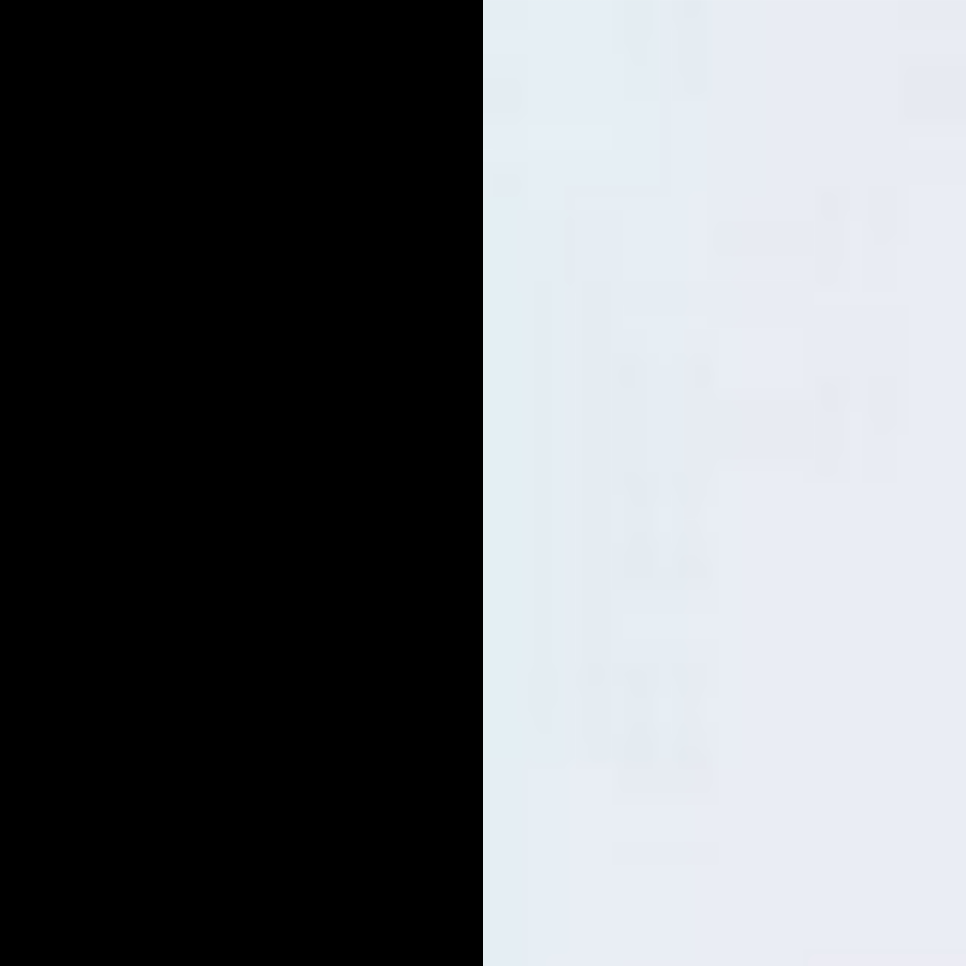
#> input picture image_1.jpg, 2898 x 2898 px (shown at 1/3 size)
$ python bitwise_operators.py
#> lines starting #> are read from the running program, lines starting #| are printed output that depends on the picture; after the words box and inside, x2 and y2 are one past the last pixel; in counts of white or black regions, pixels touching at a corner belong together
import cv2
import numpy as np
img1 = np.zeros((512, 512, 3), np.uint8)
img1 = cv2.rectangle(img1, (200,0), (300,100), (255,255,255), -1)
img2= cv2.imread('image_1.jpg')
#> img2 is the input picture: shape (2898, 2898, 3); mean B, G, R 121.6, 118.5, 115.9
img2 = cv2.resize(img2, (512,512))
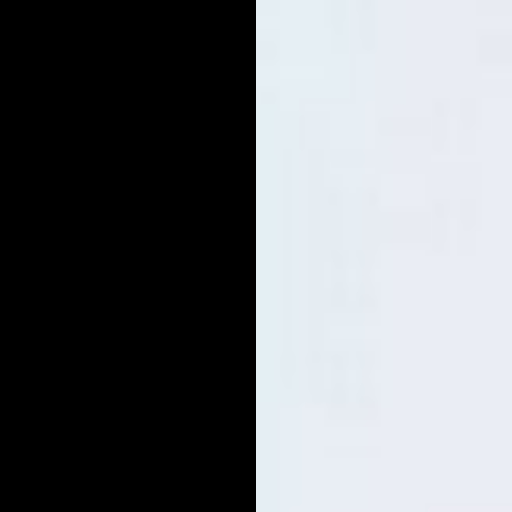
#> img2: shape (512, 512, 3); mean B, G, R 121.6, 118.5, 115.9
cv2.imshow('image1', img1)
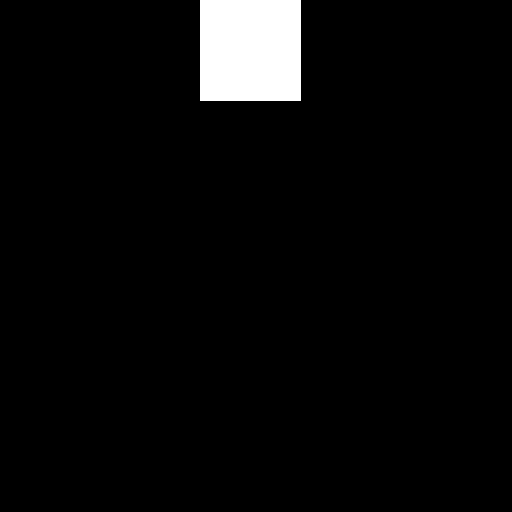
#> window 'image1': shape (512, 512, 3); 3.9% white; 1 white region, box (x1, y1, x2, y2) and area: (200, 0, 301, 101) 10201
cv2.imshow('image2', img2)
bit_and= cv2.bitwise_and(img2,img1)
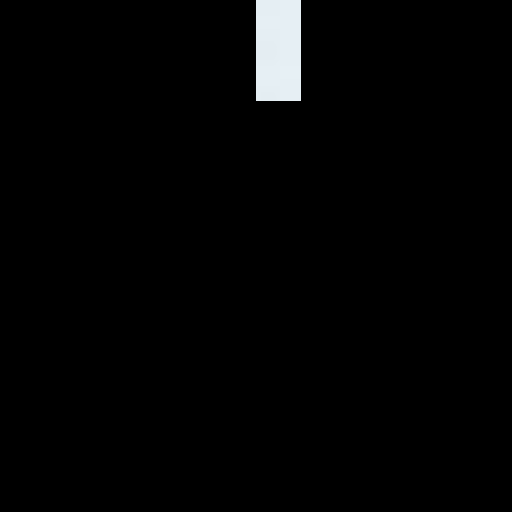
#> bit_and: shape (512, 512, 3); mean B, G, R 4.2, 4.1, 4
bit_or= cv2.bitwise_or(img2,img1)
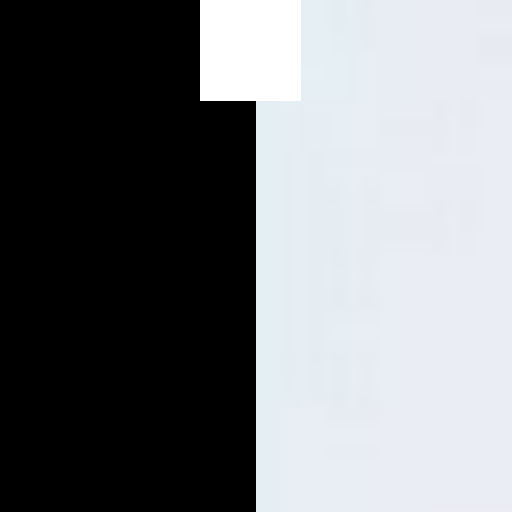
#> bit_or: shape (512, 512, 3); mean B, G, R 127.3, 124.3, 121.8
bit_xor= cv2.bitwise_xor(img2,img1)
bit_not1= cv2.bitwise_not(img1)
bit_not2= cv2.bitwise_not(img2)
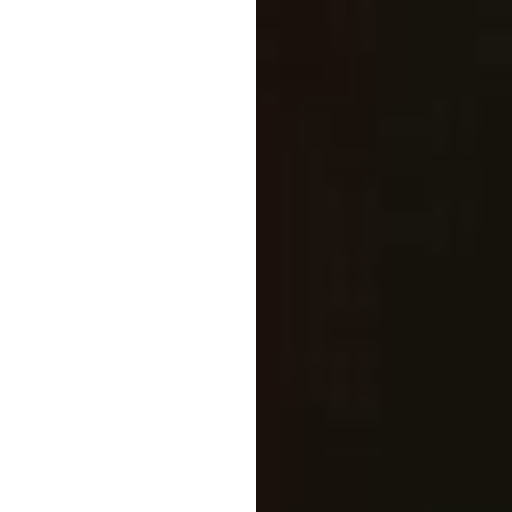
#> bit_not2: shape (512, 512, 3); mean B, G, R 133.4, 136.5, 139.1


cv2.imshow('and', bit_and)
cv2.imshow('or', bit_or)
cv2.imshow('xor', bit_xor)
cv2.imshow('not1', bit_not1)
cv2.imshow('not2', bit_not2)
cv2.waitKey(0)
cv2.destroyAllWindows()
